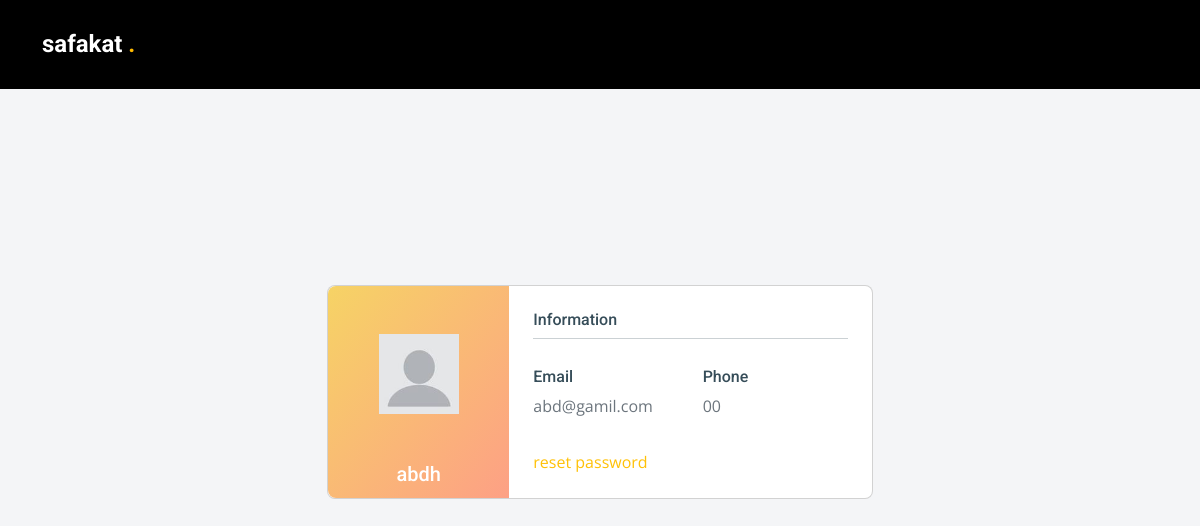
Page /en/userprofile/ (signed in) on the earlier database version.
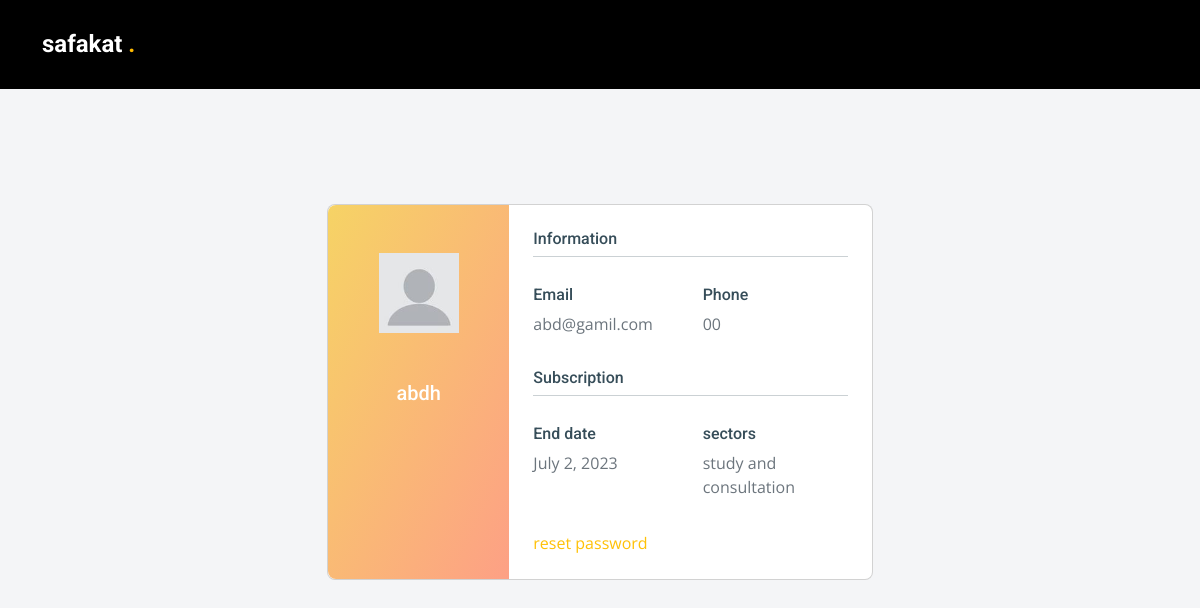
Same page on the later database version.
### accounts/models.py (models this page shows, shortened)
class CustomUser(AbstractUser):
    phone_number = models.CharField(max_length=20)

class Subscription(models.Model):
    user = models.OneToOneField(CustomUser, on_delete=models.CASCADE)
    tittle=models.CharField(max_length=150, blank=True,null=True )
    plan = models.ManyToManyField(Choice)
    start_date = models.DateField()
    end_date = models.DateField()
    activite=models.BooleanField(default=False)
    img_transition = models.ImageField(upload_to='images/',null=True, blank=True)
    def __str__(self):
        return f"{self.user}    "

class Choice(models.Model):
    name = models.CharField(max_length=50 ,choices=SECTOER_CHOICES)

### accounts/views.py (the view)
# urls.py: path('userprofile/',userProfile,name="userprofile"),
def userProfile(request):
    user_name= CustomUser.objects.filter(id=request.user.id)
    subscription=Subscription.objects.filter(user=request.user)
    print(subscription)
    return render(request,"userprofile.html",{'user_name':user_name,"subscription":subscription })

### templates/userprofile.html (shortened to what the changed rows need)
{% load static %}
{% load i18n %}
<!DOCTYPE html>
<html lang="en">
<head>
  <link rel="stylesheet" href="https://cdn.jsdelivr.net/npm/bootstrap@5.1.3/dist/css/bootstrap.min.css" />
  <link rel="stylesheet" href="https://cdn.jsdelivr.net/npm/select2@4.0.13/dist/css/select2.min.css" />
  <link rel="stylesheet" href="https://cdn.jsdelivr.net/npm/select2-bootstrap-5-theme@1.3.0/dist/select2-bootstrap-5-theme.min.css" />
  <link rel="stylesheet" href="https://cdn.jsdelivr.net/npm/select2-bootstrap-5-theme@1.3.0/dist/select2-bootstrap-5-theme.rtl.min.css" />
  <link rel="stylesheet" href="https://cdnjs.cloudflare.com/ajax/libs/font-awesome/6.4.0/css/all.min.css" />
  <link href="{% static  'assets/vendor/bootstrap/css/bootstrap.min.css' %}" rel="stylesheet">
  <link href="{% static  'assets/vendor/bootstrap-icons/bootstrap-icons.css' %}" rel="stylesheet">
  <link href="{% static  ' assets/vendor/fontawesome-free/css/all.min.css' %}" rel="stylesheet">
  <link href="{% static  'assets/vendor/aos/aos.css' %}" rel="stylesheet">
  <link href="{% static  'assets/vendor/glightbox/css/glightbox.min.css' %}" rel="stylesheet">
  <link href="{% static  'assets/vendor/swiper/swiper-bundle.min.css' %}" rel="stylesheet">
  <link href="{% static  'assets/css/main.css' %}" rel="stylesheet">
</head>
<body>
  <header id="header" class="header d-flex align-items-center"  style="background-color:black;">
    <div class="container-fluid container-xl d-flex align-items-center justify-content-between">
      <a href="{% url 'Home' %}" class="logo d-flex align-items-center">
        <h1>safakat <span>.</span></h1>
      </a>
    </div>
  </header>
   {% for user in user_name  %}
    <section class="vh-100" style="background-color: #f4f5f7;">
      <div class="container py-5 h-100">
        <div class="row d-flex justify-content-center align-items-center h-100">
          <div class="col col-lg-6 mb-4 mb-lg-0">
            <div class="card mb-3" style="border-radius: .5rem;">
              <div class="row g-0">
                <div class="col-md-4 gradient-custom text-center text-white"
                  style="border-top-left-radius: .5rem; border-bottom-left-radius: .5rem;">
                  <img src="{% static  'assets/img/anymouser.jpeg' %}"
                    alt="Avatar" class="img-fluid my-5" style="width: 80px;" />
                  <h5>{{user.username}}</h5>
                </div>
                <div class="col-md-8">
                  <div class="card-body p-4">
                    <h6>Information</h6>
                    <hr class="mt-0 mb-4">
                    <div class="row pt-1">
                      <div class="col-6 mb-3">
                        <h6>Email</h6>
                        <p class="text-muted">{{user.email}}</p>
                      </div>
                      <div class="col-6 mb-3">
                        <h6>Phone</h6>
                        <p class="text-muted">{{user.phone_number}}</p>
                      </div>
                    </div>
                    {% for s in subscription %}
                      <h6>Subscription</h6>
                      <hr class="mt-0 mb-4">
                      <div class="row pt-1">
                        <div class="col-6 mb-3">
                          <h6>End date</h6>
                          <p class="text-muted"> {{s.end_date}} </p>
                        </div>
                        <div class="col-6 mb-3">
                          <h6>sectors</h6>
                          <div class="row">
                            {% for ss in s.plan.all %}
                              <div class="col">
                                <p class="text-muted">  {{ss.name}}  </p>
                              </div>
                              {% endfor %}
                          </div>
                        </div>
                      </div>
                    {% endfor %}
                    <div class="d-flex justify-content-start">
                      <a href="{% url 'change_password' %}" class="link-warning" style="color:red;"> reset password </a>
                    </div>
                  </div>
                </div>
              </div>
            </div>
          </div>
        </div>
      </div>
    </section>
  {% endfor %}
</body>
</html>

Differences in the rows shown:
added Subscription: end_date "July 2, 2023"
now on this page (row unchanged): Choice: name "study and consultation"
